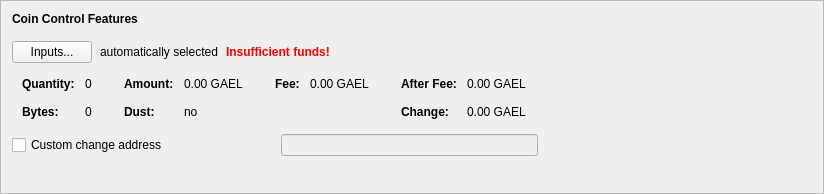
      <widget class="QFrame" name="frameCoinControl">
       <property name="sizePolicy">
        <sizepolicy hsizetype="Preferred" vsizetype="Fixed">
         <horstretch>0</horstretch>
         <verstretch>0</verstretch>
        </sizepolicy>
       </property>
       <property name="minimumSize">
        <size>
         <width>600</width>
         <height>194</height>
        </size>
       </property>
       <property name="frameShape">
        <enum>QFrame::StyledPanel</enum>
       </property>
       <property name="frameShadow">
        <enum>QFrame::Raised</enum>
       </property>
       <layout class="QVBoxLayout" name="verticalLayout_4">
        <item>
         <layout class="QVBoxLayout" name="verticalLayoutCoinControl" stretch="0,0,0,0,0">
          <property name="spacing">
           <number>0</number>
          </property>
          <property name="sizeConstraint">
           <enum>QLayout::SetDefaultConstraint</enum>
          </property>
          <property name="leftMargin">
           <number>0</number>
          </property>
          <property name="topMargin">
           <number>0</number>
          </property>
          <item>
           <layout class="QHBoxLayout" name="horizontalLayoutCoinControl1">
            <property name="bottomMargin">
             <number>15</number>
            </property>
            <item>
             <widget class="QLabel" name="labelCoinControlFeatures">
              <property name="sizePolicy">
               <sizepolicy hsizetype="Preferred" vsizetype="Maximum">
                <horstretch>0</horstretch>
                <verstretch>0</verstretch>
               </sizepolicy>
              </property>
              <property name="font">
               <font>
                <weight>75</weight>
                <bold>true</bold>
               </font>
              </property>
              <property name="styleSheet">
               <string notr="true">font-weight:bold;</string>
              </property>
              <property name="text">
               <string>Coin Control Features</string>
              </property>
             </widget>
            </item>
           </layout>
          </item>
          <item>
           <layout class="QHBoxLayout" name="horizontalLayoutCoinControl2" stretch="0,0,0,0">
            <property name="spacing">
             <number>8</number>
            </property>
            <property name="bottomMargin">
             <number>10</number>
            </property>
            <item>
             <widget class="QPushButton" name="pushButtonCoinControl">
              <property name="styleSheet">
               <string notr="true"/>
              </property>
              <property name="text">
               <string>Inputs...</string>
              </property>
              <property name="autoDefault">
               <bool>false</bool>
              </property>
             </widget>
            </item>
            <item>
             <widget class="QLabel" name="labelCoinControlAutomaticallySelected">
              <property name="text">
               <string>automatically selected</string>
              </property>
              <property name="margin">
               <number>5</number>
              </property>
             </widget>
            </item>
            <item>
             <widget class="QLabel" name="labelCoinControlInsuffFunds">
              <property name="font">
               <font>
                <weight>75</weight>
                <bold>true</bold>
               </font>
              </property>
              <property name="styleSheet">
               <string notr="true">color:red;font-weight:bold;</string>
              </property>
              <property name="text">
               <string>Insufficient funds!</string>
              </property>
              <property name="margin">
               <number>5</number>
              </property>
             </widget>
            </item>
            <item>
             <spacer name="horizontalSpacerCoinControl">
              <property name="orientation">
               <enum>Qt::Horizontal</enum>
              </property>
              <property name="sizeHint" stdset="0">
               <size>
                <width>40</width>
                <height>1</height>
               </size>
              </property>
             </spacer>
            </item>
           </layout>
          </item>
          <item>
           <widget class="QWidget" name="widgetCoinControl" native="true">
            <property name="sizePolicy">
             <sizepolicy hsizetype="Preferred" vsizetype="Preferred">
              <horstretch>0</horstretch>
              <verstretch>0</verstretch>
             </sizepolicy>
            </property>
            <property name="minimumSize">
             <size>
              <width>0</width>
              <height>0</height>
             </size>
            </property>
            <property name="styleSheet">
             <string notr="true"/>
            </property>
            <layout class="QHBoxLayout" name="horizontalLayoutCoinControl5">
             <property name="leftMargin">
              <number>0</number>
             </property>
             <property name="topMargin">
              <number>0</number>
             </property>
             <property name="rightMargin">
              <number>0</number>
             </property>
             <property name="bottomMargin">
              <number>0</number>
             </property>
             <item>
              <layout class="QHBoxLayout" name="horizontalLayoutCoinControl3" stretch="0,0,0,1">
               <property name="spacing">
                <number>20</number>
               </property>
               <property name="topMargin">
                <number>0</number>
               </property>
               <property name="bottomMargin">
                <number>10</number>
               </property>
               <item>
                <layout class="QFormLayout" name="formLayoutCoinControl1">
                 <property name="horizontalSpacing">
                  <number>10</number>
                 </property>
                 <property name="verticalSpacing">
                  <number>14</number>
                 </property>
                 <property name="leftMargin">
                  <number>10</number>
                 </property>
                 <property name="topMargin">
                  <number>4</number>
                 </property>
                 <property name="rightMargin">
                  <number>6</number>
                 </property>
                 <item row="0" column="0">
                  <widget class="QLabel" name="labelCoinControlQuantityText">
                   <property name="font">
                    <font>
                     <weight>75</weight>
                     <bold>true</bold>
                    </font>
                   </property>
                   <property name="text">
                    <string>Quantity:</string>
                   </property>
                   <property name="margin">
                    <number>0</number>
                   </property>
                  </widget>
                 </item>
                 <item row="0" column="1">
                  <widget class="QLabel" name="labelCoinControlQuantity">
                   <property name="cursor">
                    <cursorShape>IBeamCursor</cursorShape>
                   </property>
                   <property name="contextMenuPolicy">
                    <enum>Qt::ActionsContextMenu</enum>
                   </property>
                   <property name="text">
                    <string notr="true">0</string>
                   </property>
                   <property name="margin">
                    <number>0</number>
                   </property>
                   <property name="textInteractionFlags">
                    <set>Qt::LinksAccessibleByMouse|Qt::TextSelectableByKeyboard|Qt::TextSelectableByMouse</set>
                   </property>
                  </widget>
                 </item>
                 <item row="1" column="0">
                  <widget class="QLabel" name="labelCoinControlBytesText">
                   <property name="font">
                    <font>
                     <weight>75</weight>
                     <bold>true</bold>
                    </font>
                   </property>
                   <property name="text">
                    <string>Bytes:</string>
                   </property>
                  </widget>
                 </item>
                 <item row="1" column="1">
                  <widget class="QLabel" name="labelCoinControlBytes">
                   <property name="cursor">
                    <cursorShape>IBeamCursor</cursorShape>
                   </property>
                   <property name="contextMenuPolicy">
                    <enum>Qt::ActionsContextMenu</enum>
                   </property>
                   <property name="text">
                    <string notr="true">0</string>
                   </property>
                   <property name="textInteractionFlags">
                    <set>Qt::LinksAccessibleByMouse|Qt::TextSelectableByKeyboard|Qt::TextSelectableByMouse</set>
                   </property>
                  </widget>
                 </item>
                </layout>
               </item>
               <item>
                <layout class="QFormLayout" name="formLayoutCoinControl2">
                 <property name="horizontalSpacing">
                  <number>10</number>
                 </property>
                 <property name="verticalSpacing">
                  <number>14</number>
                 </property>
                 <property name="leftMargin">
                  <number>6</number>
                 </property>
                 <property name="topMargin">
                  <number>4</number>
                 </property>
                 <property name="rightMargin">
                  <number>6</number>
                 </property>
                 <item row="0" column="0">
                  <widget class="QLabel" name="labelCoinControlAmountText">
                   <property name="font">
                    <font>
                     <weight>75</weight>
                     <bold>true</bold>
                    </font>
                   </property>
                   <property name="text">
                    <string>Amount:</string>
                   </property>
                   <property name="margin">
                    <number>0</number>
                   </property>
                  </widget>
                 </item>
                 <item row="0" column="1">
                  <widget class="QLabel" name="labelCoinControlAmount">
                   <property name="cursor">
                    <cursorShape>IBeamCursor</cursorShape>
                   </property>
                   <property name="contextMenuPolicy">
                    <enum>Qt::ActionsContextMenu</enum>
                   </property>
                   <property name="text">
                    <string notr="true">0.00 GAEL</string>
                   </property>
                   <property name="textInteractionFlags">
                    <set>Qt::LinksAccessibleByMouse|Qt::TextSelectableByKeyboard|Qt::TextSelectableByMouse</set>
                   </property>
                  </widget>
                 </item>
                 <item row="1" column="0">
                  <widget class="QLabel" name="labelCoinControlLowOutputText">
                   <property name="font">
                    <font>
                     <weight>75</weight>
                     <bold>true</bold>
                    </font>
                   </property>
                   <property name="text">
                    <string>Dust:</string>
                   </property>
                  </widget>
                 </item>
                 <item row="1" column="1">
                  <widget class="QLabel" name="labelCoinControlLowOutput">
                   <property name="cursor">
                    <cursorShape>IBeamCursor</cursorShape>
                   </property>
                   <property name="contextMenuPolicy">
                    <enum>Qt::ActionsContextMenu</enum>
                   </property>
                   <property name="text">
                    <string notr="true">no</string>
                   </property>
                   <property name="textInteractionFlags">
                    <set>Qt::LinksAccessibleByMouse|Qt::TextSelectableByKeyboard|Qt::TextSelectableByMouse</set>
                   </property>
                  </widget>
                 </item>
                </layout>
               </item>
               <item>
                <layout class="QFormLayout" name="formLayoutCoinControl3">
                 <property name="horizontalSpacing">
                  <number>10</number>
                 </property>
                 <property name="verticalSpacing">
                  <number>14</number>
                 </property>
                 <property name="leftMargin">
                  <number>6</number>
                 </property>
                 <property name="topMargin">
                  <number>4</number>
                 </property>
                 <property name="rightMargin">
                  <number>6</number>
                 </property>
                 <item row="0" column="0">
                  <widget class="QLabel" name="labelCoinControlFeeText">
                   <property name="font">
                    <font>
                     <weight>75</weight>
                     <bold>true</bold>
                    </font>
                   </property>
                   <property name="text">
                    <string>Fee:</string>
                   </property>
                   <property name="margin">
                    <number>0</number>
                   </property>
                  </widget>
                 </item>
                 <item row="0" column="1">
                  <widget class="QLabel" name="labelCoinControlFee">
                   <property name="cursor">
                    <cursorShape>IBeamCursor</cursorShape>
                   </property>
                   <property name="contextMenuPolicy">
                    <enum>Qt::ActionsContextMenu</enum>
                   </property>
                   <property name="text">
                    <string notr="true">0.00 GAEL</string>
                   </property>
                   <property name="textInteractionFlags">
                    <set>Qt::LinksAccessibleByMouse|Qt::TextSelectableByKeyboard|Qt::TextSelectableByMouse</set>
                   </property>
                  </widget>
                 </item>
                </layout>
               </item>
               <item>
                <layout class="QFormLayout" name="formLayoutCoinControl4">
                 <property name="horizontalSpacing">
                  <number>10</number>
                 </property>
                 <property name="verticalSpacing">
                  <number>14</number>
                 </property>
                 <property name="leftMargin">
                  <number>6</number>
                 </property>
                 <property name="topMargin">
                  <number>4</number>
                 </property>
                 <property name="rightMargin">
                  <number>6</number>
                 </property>
                 <item row="0" column="0">
                  <widget class="QLabel" name="labelCoinControlAfterFeeText">
                   <property name="font">
                    <font>
                     <weight>75</weight>
                     <bold>true</bold>
                    </font>
                   </property>
                   <property name="text">
                    <string>After Fee:</string>
                   </property>
                   <property name="margin">
                    <number>0</number>
                   </property>
                  </widget>
                 </item>
                 <item row="0" column="1">
                  <widget class="QLabel" name="labelCoinControlAfterFee">
                   <property name="cursor">
                    <cursorShape>IBeamCursor</cursorShape>
                   </property>
                   <property name="contextMenuPolicy">
                    <enum>Qt::ActionsContextMenu</enum>
                   </property>
                   <property name="text">
                    <string notr="true">0.00 GAEL</string>
                   </property>
                   <property name="textInteractionFlags">
                    <set>Qt::LinksAccessibleByMouse|Qt::TextSelectableByKeyboard|Qt::TextSelectableByMouse</set>
                   </property>
                  </widget>
                 </item>
                 <item row="1" column="0">
                  <widget class="QLabel" name="labelCoinControlChangeText">
                   <property name="font">
                    <font>
                     <weight>75</weight>
                     <bold>true</bold>
                    </font>
                   </property>
                   <property name="text">
                    <string>Change:</string>
                   </property>
                  </widget>
                 </item>
                 <item row="1" column="1">
                  <widget class="QLabel" name="labelCoinControlChange">
                   <property name="cursor">
                    <cursorShape>IBeamCursor</cursorShape>
                   </property>
                   <property name="contextMenuPolicy">
                    <enum>Qt::ActionsContextMenu</enum>
                   </property>
                   <property name="text">
                    <string notr="true">0.00 GAEL</string>
                   </property>
                   <property name="textInteractionFlags">
                    <set>Qt::LinksAccessibleByMouse|Qt::TextSelectableByKeyboard|Qt::TextSelectableByMouse</set>
                   </property>
                  </widget>
                 </item>
                </layout>
               </item>
              </layout>
             </item>
            </layout>
           </widget>
          </item>
          <item>
           <layout class="QHBoxLayout" name="horizontalLayoutCoinControl4" stretch="0,0,0">
            <property name="spacing">
             <number>12</number>
            </property>
            <property name="sizeConstraint">
             <enum>QLayout::SetDefaultConstraint</enum>
            </property>
            <property name="topMargin">
             <number>5</number>
            </property>
            <property name="rightMargin">
             <number>5</number>
            </property>
            <item>
             <widget class="QCheckBox" name="checkBoxCoinControlChange">
              <property name="toolTip">
               <string>If this is activated, but the change address is empty or invalid, change will be sent to a newly generated address.</string>
              </property>
              <property name="text">
               <string>Custom change address</string>
              </property>
             </widget>
            </item>
            <item>
             <widget class="QValidatedLineEdit" name="lineEditCoinControlChange">
              <property name="enabled">
               <bool>false</bool>
              </property>
              <property name="sizePolicy">
               <sizepolicy hsizetype="Ignored" vsizetype="Fixed">
                <horstretch>0</horstretch>
                <verstretch>0</verstretch>
               </sizepolicy>
              </property>
             </widget>
            </item>
            <item>
             <widget class="QLabel" name="labelCoinControlChangeLabel">
              <property name="sizePolicy">
               <sizepolicy hsizetype="Preferred" vsizetype="Expanding">
                <horstretch>0</horstretch>
                <verstretch>0</verstretch>
               </sizepolicy>
              </property>
              <property name="minimumSize">
               <size>
                <width>0</width>
                <height>0</height>
               </size>
              </property>
              <property name="text">
               <string/>
              </property>
              <property name="margin">
               <number>3</number>
              </property>
             </widget>
            </item>
           </layout>
          </item>
          <item>
           <spacer name="verticalSpacerCoinControl">
            <property name="orientation">
             <enum>Qt::Vertical</enum>
            </property>
            <property name="sizeType">
             <enum>QSizePolicy::Expanding</enum>
            </property>
            <property name="sizeHint" stdset="0">
             <size>
              <width>800</width>
              <height>1</height>
             </size>
            </property>
           </spacer>
          </item>
         </layout>
        </item>
       </layout>
      </widget>
